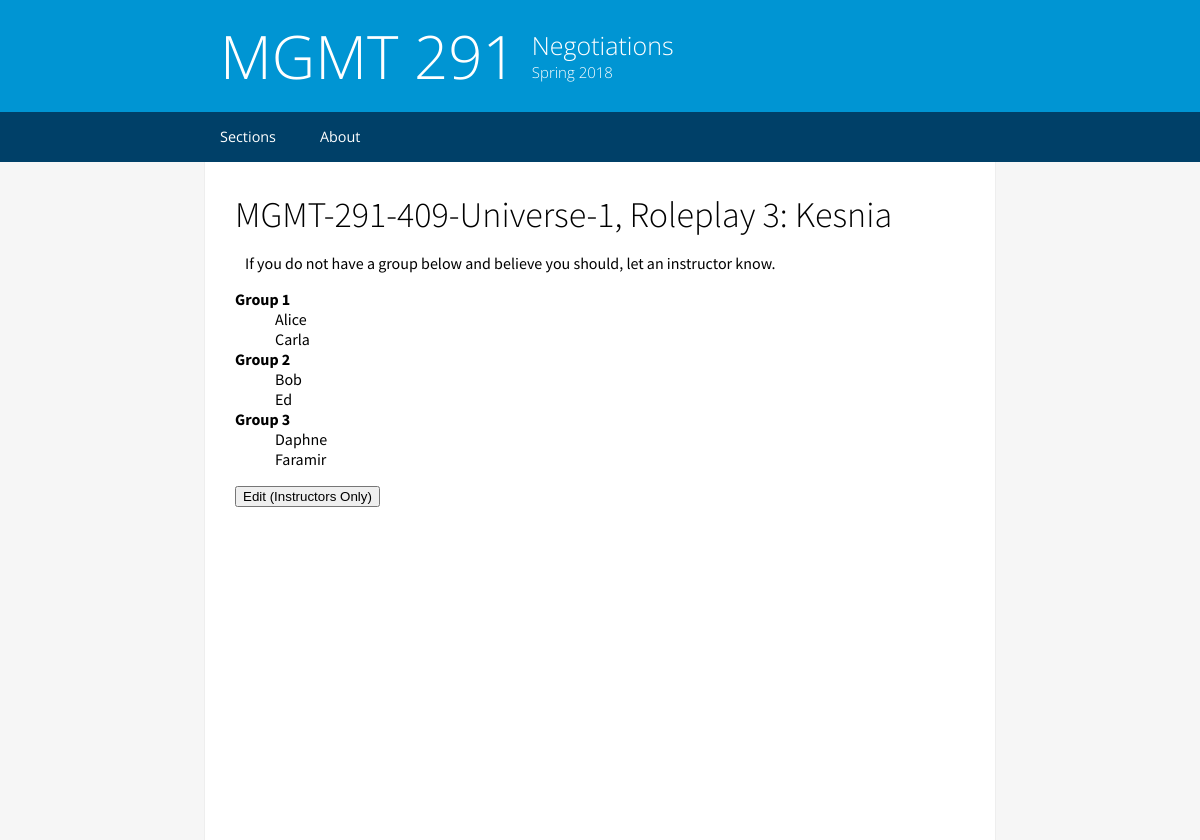
/MGMT-291-409-Universe-1/3, run on the app's committed database.
### models.py (models this page shows, shortened)
class Roleplay(db.Model):
    id = db.Column(db.String(64), primary_key=True)
    name = db.Column(db.String(64))
    number = db.Column(db.Integer, index=True)
    assignments = db.Column(db.String(4000))
    started = db.Column(db.Boolean)
    section_name = db.Column(db.String(64), db.ForeignKey('section.name'))
    group_size = db.Column(db.Integer)
    attendees = db.relationship('AttendanceRecord', backref='parent_roleplay', lazy='dynamic')

class AttendanceRecord(db.Model):
    id = db.Column(db.String(64), primary_key=True)
    student_name = db.Column(db.String(64))
    roleplay = db.Column(db.String(64), db.ForeignKey('roleplay.name'))
    def __repr__(self):
        return '<Record {}>'.format(self.student_name + ', ' + self.roleplay)

### website.py (the view, shortened to what this page needs)
@app.route('/<section_name>/<roleplay_number>', methods=['GET', 'POST'])
def landing_roleplay(section_name, roleplay_number):
    print("refreshed")
    roleplay = Roleplay.query.filter_by(section_name=section_name, number=roleplay_number).first()
    records = AttendanceRecord.query.filter_by(parent_roleplay=roleplay).all()
    print(records)
    students = [record.student_name for record in records]
    student_sign_in = SignInForm()
    template = render_template('roleplay.html', roleplay=roleplay, assignments=eval(roleplay.assignments),
                               students=students, form=student_sign_in)
    if roleplay.started:  # STARTED LOGIC)
        if request.method == 'POST':
            if request.form['submit'] == 'edit':
                return redirect('/' + section_name + '/' + roleplay_number + '/edit')
            else:
                print("unknown POST request")
                return None
        elif request.method == 'GET':
            return template

### templates/roleplay.html (shortened to what this page needs)
{% extends "base.html" %}
{% block content %}
    <h1>{{ roleplay.section_name }}, Roleplay {{ roleplay.number }}: {{ roleplay.name }}</h1>
    {% if roleplay.started %}
        <p>If you do not have a group below and believe you should, let an instructor know.</p>
        <p>
            <dl>
                {% for group in assignments %}
                        <dt><b>Group {{ loop.index }}</b></dt>
                    {% for person in group %}
                        <dd>{{ person }}</dd>
                    {% endfor %}
                {% endfor %}
            </dl>
            <form action="" method="post">
                <button name="submit" value="edit">Edit (Instructors Only)</button>
            </form>
        </p>
    {% endif %}
{% endblock %}

### static/styles/style.css (style rules this page uses)
html { -webkit-font-smoothing: antialiased; -webkit-text-size-adjust: 100%; height:100%; width:100%; margin:0px !important; background-color:#F6F6F6; }
body { margin:0px !important; padding:0px !important; height:100%; width:100%; }
.text-container h1 { font-size:36px; font-weight:300; font-family:"Source Sans Pro", sans-serif; margin:0px; margin-top:10px; }
.text-container p { margin-left:10px; font-size:16px; }
@media (min-width:825px) { html { -webkit-font-smoothing: antialiased; height:100%; margin:0px !important; } }
@media (min-width:825px) { body { margin:0px !important; padding:0px !important; height:100%; } }

### data on the page
Roleplay: section_name "MGMT-291-409-Universe-1", number "3", name "Kesnia"
AttendanceRecord: student_name "Alice"
AttendanceRecord: student_name "Carla"
AttendanceRecord: student_name "Bob"
AttendanceRecord: student_name "Daphne"
AttendanceRecord: student_name "Faramir"

### other printed values
{{ person }} "Ed"
